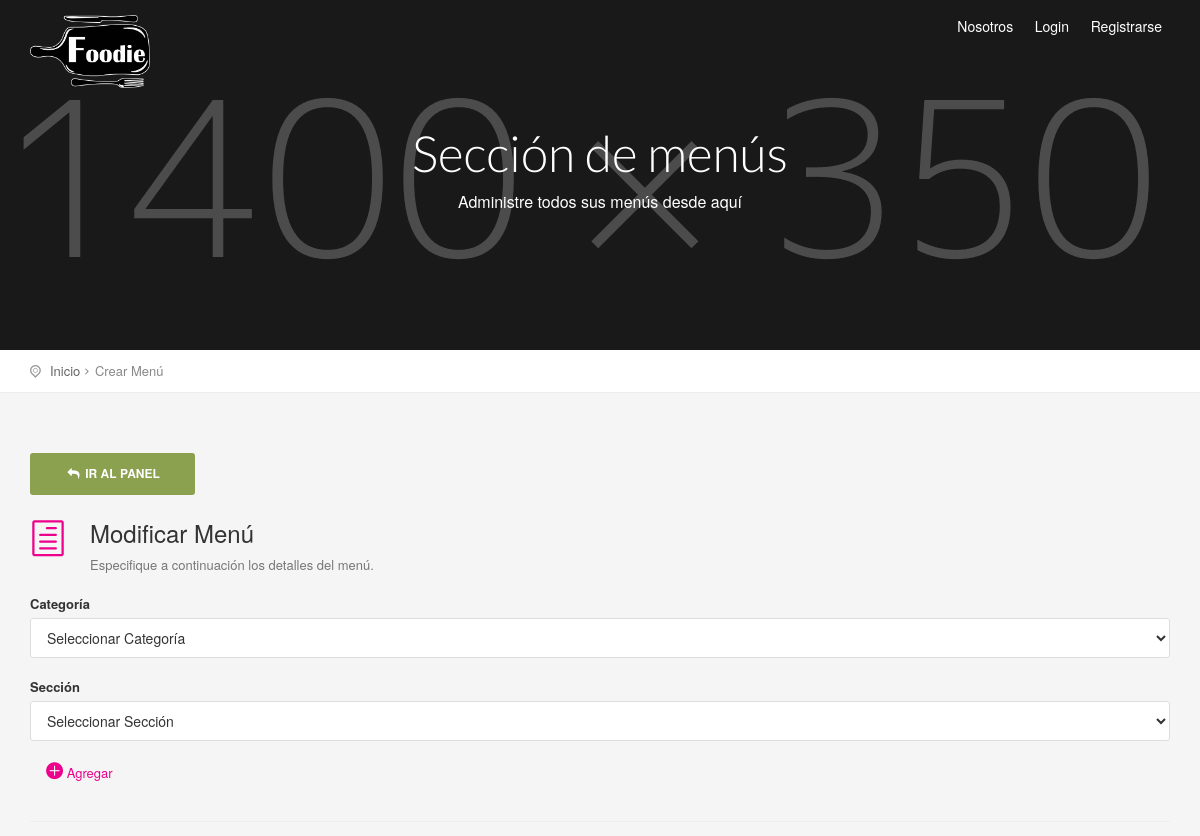
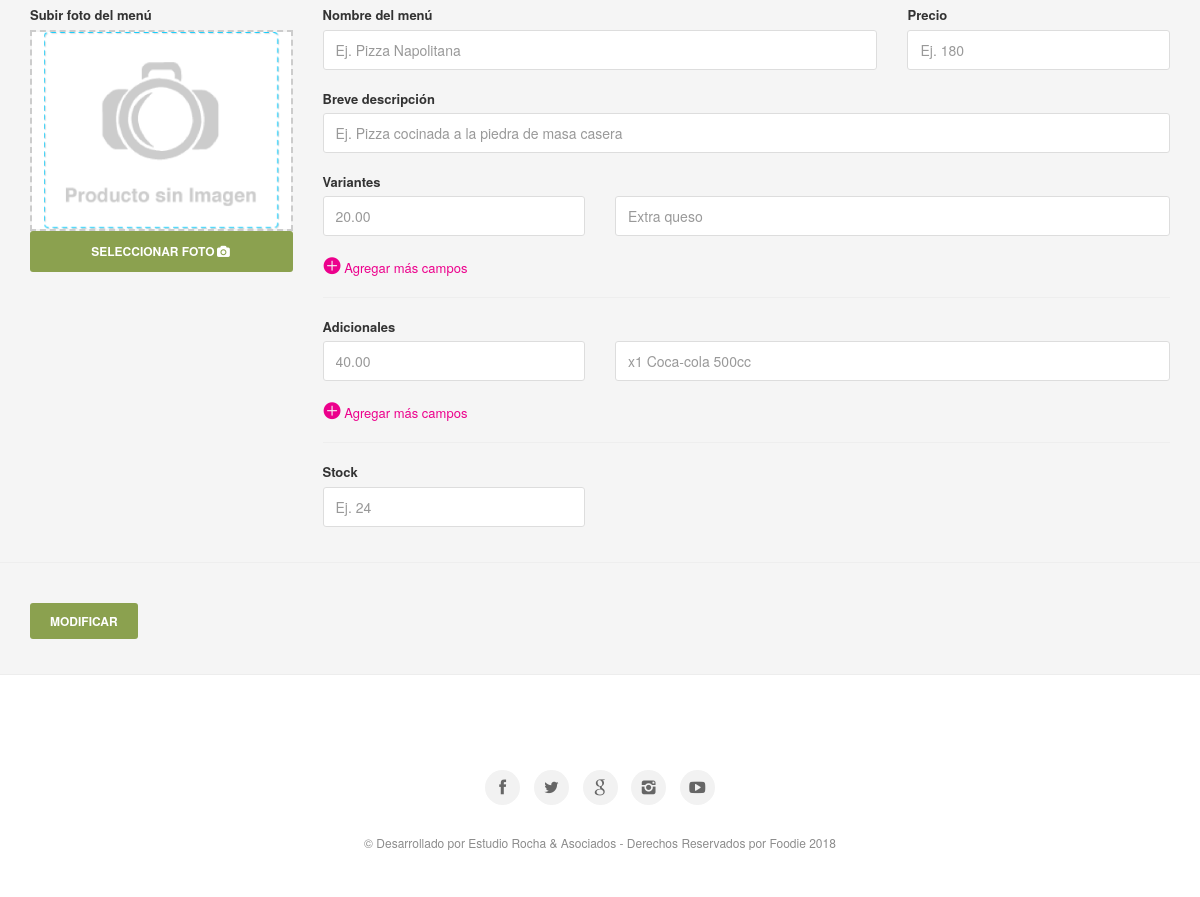
Page /modificar_menu.php?id=4e17333a82 on the earlier database version (2 pictures, top to bottom).
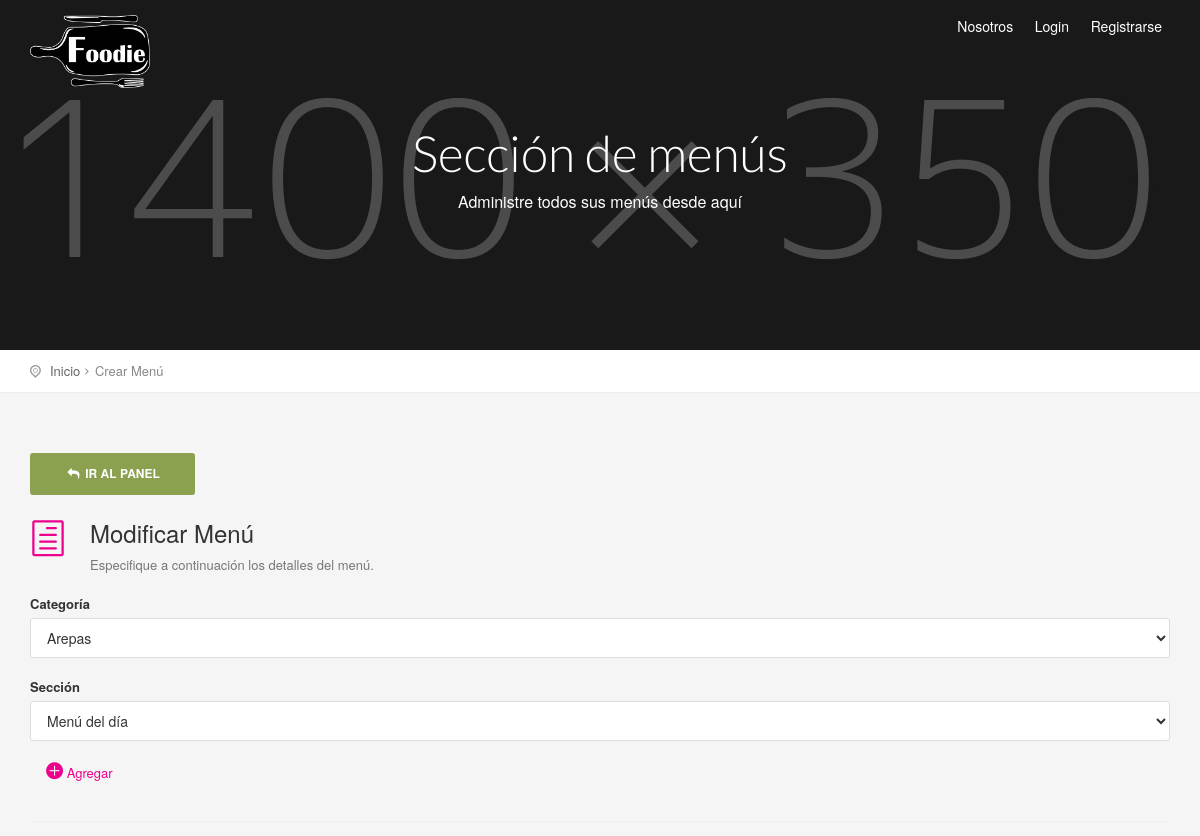
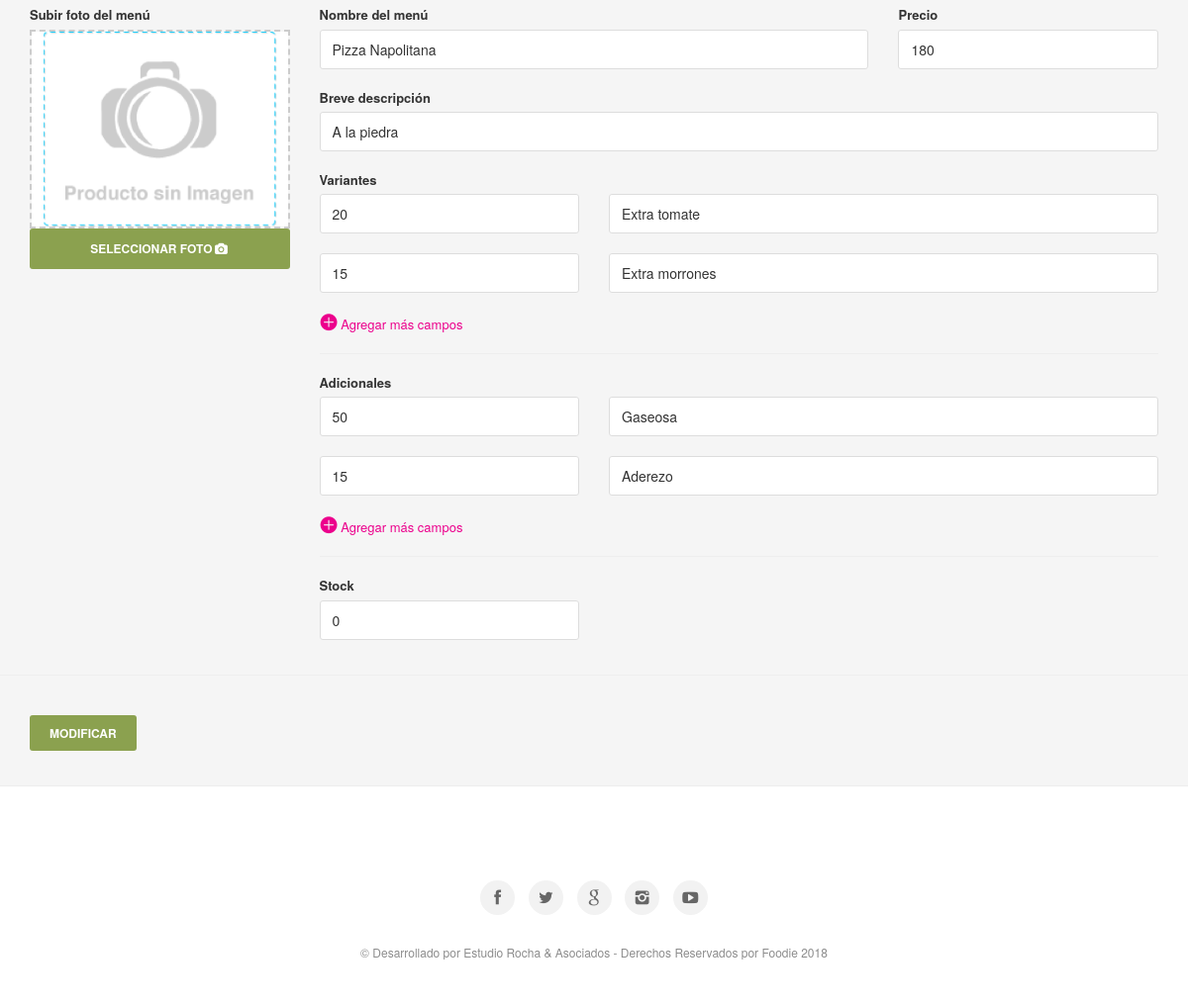
Same page on the later database version (2 pictures, top to bottom).
### tables this page shows
CREATE TABLE `productos` (
  `id` int(11) NOT NULL,
  `cod` varchar(255) DEFAULT NULL,
  `cod_empresa` text,
  `titulo` text,
  `precio` float DEFAULT NULL,
  `precio_mayorista` float DEFAULT NULL,
  `precioDescuento` float NOT NULL,
  `stock` int(11) DEFAULT '0',
  `desarrollo` text,
  `variantes` text,
  `adicionales` text,
  `categoria` text,
  `subcategoria` text,
  `seccion` text,
  `keywords` text,
  `description` text,
  `fecha` date DEFAULT NULL,
  `meli` varchar(255) DEFAULT NULL,
  `url` text,
  `cod_producto` varchar(255) DEFAULT NULL
);

### Config/Autoload.php (called while the page is built, shortened)
<?php
class autoload
{
    public static function runSitio()
    {
        spl_autoload_register(
            function($clase)
            {
                $ruta = str_replace("\\", "/", $clase) . ".php";
            }
        );
    }
}

### Clases/Conexion.php (called while the page is built, shortened)
<?php namespace Clases;
class Conexion
{
    private $datos = array("host"=> "localhost","user"=> "root","pass"=> "","db"  => "foodie");
    private $con;
    public function __construct()
    {
        $this->con = mysqli_connect($this->datos["host"], $this->datos["user"], $this->datos["pass"], $this->datos["db"]);
        mysqli_set_charset($this->con,'utf8');
    }
    public function sqlReturn($query)
    {
        $dato = $this->con->query($query);
        return $dato;
    }
}

### Clases/Productos.php (called while the page is built, shortened)
<?php
class Productos
{
    public $id;
    public $cod;
    public $cod_empresa;
    private $con;
    public function __construct()
    {
        $this->con = new Conexion();
    }
    public function view()
    {
        $sql   = "SELECT * FROM `productos` WHERE id = '{$this->id}' ||  cod = '{$this->cod}' ||  cod_empresa = '{$this->cod_empresa}' ORDER BY id DESC";
        $notas = $this->con->sqlReturn($sql);
        $row   = mysqli_fetch_assoc($notas);
        return $row;
    }
}

### Clases/Categorias.php (called while the page is built, shortened)
<?php
class Categorias
{
    private $con;
    public function __construct()
    {
        $this->con = new Conexion();
    }
    function list($filter,$order,$limit) {
        $array = array();
        if (is_array($filter)) {
            $filterSql = "WHERE ";
            $filterSql .= implode(" AND ", $filter);
        } else {
            $filterSql = '';
        }
        if ($order != '') {
            $orderSql = $order;
        } else {
            $orderSql = "id DESC";
        }
        if ($limit != '') {
            $limitSql = "LIMIT " . $limit;
        } else {
            $limitSql = '';
        }
        $sql = "SELECT * FROM `categorias` $filterSql  ORDER BY $orderSql $limitSql";
        $notas = $this->con->sqlReturn($sql);
        if ($notas) {
            while ($row = mysqli_fetch_assoc($notas)) {
                $array[] = $row;
            }
            return $array ;
        }
    }
}

### Clases/Secciones.php (called while the page is built, shortened)
<?php
class Secciones
{
    public $cod;
    private $con;
    public function __construct()
    {
        $this->con = new Conexion();
    }
    public function view()
    {
        $sql   = "SELECT * FROM `secciones` WHERE cod = '{$this->cod}' ORDER BY id DESC";
        $notas = $this->con->sqlReturn($sql);
        $row   = mysqli_fetch_assoc($notas);
        return $row;
    }
    function list($filter,$order,$limit) {
        $array = array();
        if (is_array($filter)) {
            $filterSql = "WHERE ";
            $filterSql .= implode(" AND ", $filter);
        } else {
            $filterSql = '';
        }
        if ($order != '') {
            $orderSql = $order;
        } else {
            $orderSql = "id DESC";
        }
        if ($limit != '') {
            $limitSql = "LIMIT " . $limit;
        } else {
            $limitSql = '';
        }
        $sql = "SELECT * FROM `secciones` $filterSql  ORDER BY $orderSql $limitSql";
        $notas = $this->con->sqlReturn($sql);
        if ($notas) {
            while ($row = mysqli_fetch_assoc($notas)) {
                $array[] = $row;
            }
            return $array ;
        }
    }
}

### modificar_menu.php (the view, shortened to what the changed rows need)
<?php
require_once "Config/Autoload.php";
$menu = new Clases\Productos();
$categorias = new Clases\Categorias();
$seccion = new Clases\Secciones();
$filterCategoria = array("area = 'productos'");
$order = "titulo ASC";
$categoriasArray = $categorias->list($filterCategoria, $order, "");
$cod = isset($_GET["id"]) ? $_GET["id"] : '';
$menu->set("cod", $cod);
$menuData = $menu->view();
$filterSeccion = array("cod_empresa = '$menuData[cod_empresa]'");
$seccionesArray = $seccion->list($filterSeccion, $order, "");
$seccion->set("cod", $menuData['seccion']);
$seccionData = $seccion->view();
$variantesExplotadas = explode('|||', $menuData['variantes']);
$variante1Explotada = explode(',', $variantesExplotadas[0]);
$variante2Explotada = explode(',', $variantesExplotadas[1]);
$adicionalesExplotadas = explode('|||', $menuData['adicionales']);
$adicional1Explotada = explode(',', $adicionalesExplotadas[0]);
$adicional2Explotada = explode(',', $adicionalesExplotadas[1]);
?>
<section class="parallax-window" id="short" data-parallax="scroll" data-image-src="img/sub_header_cart.jpg"
         data-natural-width="1400" data-natural-height="350">
    <div id="subheader">
        <div id="sub_content">
            <h1>Sección de menús</h1>
        </div>
    </div>
</section>
<div class="container margin_60_35">
    <div class="row">
        <div class="col-md-12">
            <section id="section-2">
                <form method="post" enctype="multipart/form-data">
                    <div class="form-group">
                        <label>Categoría</label>
                        <select class="form-control" name="categoriaMenu" id="categoriaMenu">
                            <option value="" disabled selected>Seleccionar Categoría</option>
                            <?php foreach ($categoriasArray as $key => $value): ?>
                                <?php if ($menuData['categoria'] == $value['cod']): ?>
                                    <option value="<?= $value['cod'] ?>" selected><?= $value['titulo'] ?></option>
                                <?php else: ?>
                                    <option value="<?= $value['cod'] ?>"><?= $value['titulo'] ?></option>
                                <?php endif; ?>
                            <?php endforeach; ?>
                        </select>
                    </div>
                    <div class="form-group">
                        <label>Sección</label>
                        <select class="form-control" name="seccionMenu" id="seccionMenu">
                            <option value="" disabled selected>Seleccionar Sección</option>
                            <?php foreach ($seccionesArray as $key => $value): ?>
                                <?php if ($menuData['seccion'] == $value['cod']): ?>
                                    <option value="<?= $value['cod'] ?>" selected><?= $value['titulo'] ?></option>
                                <?php else: ?>
                                    <option value="<?= $value['cod'] ?>"><?= $value['titulo'] ?></option>
                                <?php endif; ?>
                            <?php endforeach; ?>
                        </select>
                    </div>
                    <br/>
                    <div class="strip_menu_items">
                        <div class="row">
                            <div class="col-sm-9">
                                <div class="row">
                                    <div class="col-md-8">
                                        <div class="form-group">
                                            <label>Nombre del menú</label>
                                            <input type="text" value="<?= $menuData['titulo'] ?>" name="tituloMenu"
                                                   class="form-control"
                                                   placeholder="Ej. Pizza Napolitana">
                                        </div>
                                    </div>
                                    <div class="col-md-4">
                                        <div class="form-group">
                                            <label>Precio</label>
                                            <input type="text" value="<?= $menuData['precio'] ?>" name="precioMenu"
                                                   class="form-control"
                                                   placeholder="Ej. 180">
                                        </div>
                                    </div>
                                </div>
                                <div class="form-group">
                                    <label>Breve descripción</label>
                                    <input type="text" value="<?= $menuData['desarrollo'] ?>" name="desarrolloMenu"
                                           class="form-control"
                                           placeholder="Ej. Pizza cocinada a la piedra de masa casera">
                                </div>
                                <div class="row">
                                    <?php for ($i = 0; $i < count($variante1Explotada); $i++): ?>
                                        <div class="col-md-4">
                                            <div class="form-group">
                                                <input type="text" value="<?= $variante1Explotada[$i]; ?>"
                                                       name="variante1[]" class="form-control"
                                                       placeholder="20.00">
                                            </div>
                                        </div>
                                        <div class="col-md-8">
                                            <div class="form-group">
                                                <input type="text" value="<?= $variante2Explotada[$i]; ?>"
                                                       name="variante2[]" class="form-control"
                                                       placeholder="Extra queso">
                                            </div>
                                        </div>
                                    <?php endfor; ?>
                                </div>
                                <div class="row">
                                    <?php for ($i = 0; $i < count($adicional1Explotada); $i++): ?>
                                        <div class="col-md-4">
                                            <div class="form-group">
                                                <input type="text" value="<?= $adicional1Explotada[$i]; ?>"
                                                       name="adicional1[]" class="form-control"
                                                       placeholder="40.00">
                                            </div>
                                        </div>
                                        <div class="col-md-8">
                                            <div class="form-group">
                                                <input type="text" value="<?= $adicional2Explotada[$i]; ?>"
                                                       name="adicional2[]" class="form-control"
                                                       placeholder="x1 Coca-cola 500cc">
                                            </div>
                                        </div>
                                    <?php endfor; ?>
                                </div>
                                <div class="row">
                                    <div class="col-md-4 form-group">
                                        <label>Stock</label>
                                        <input type="text" value="<?= $menuData['stock'] ?>" name="stockMenu"
                                               class="form-control" placeholder="Ej. 24">
                                    </div>
                                </div>
                            </div>
                        </div>
                    </div>
        </div>
    </div>
</div>

Differences in the rows shown:
added productos: tituloMenu "Pizza Napolitana", precioMenu "180", desarrolloMenu "A la piedra", variantes "20", variantes "Extra tomate", variantes "15", variantes "Extra morrones", adicionales "50", adicionales "Gaseosa", adicionales "15", adicionales "Aderezo", stockMenu "0"
Other differences:
form field categoriaMenu: "Seleccionar Categoría" → "Arepas"
form field seccionMenu: "Seleccionar Sección" → "Menú del día"
